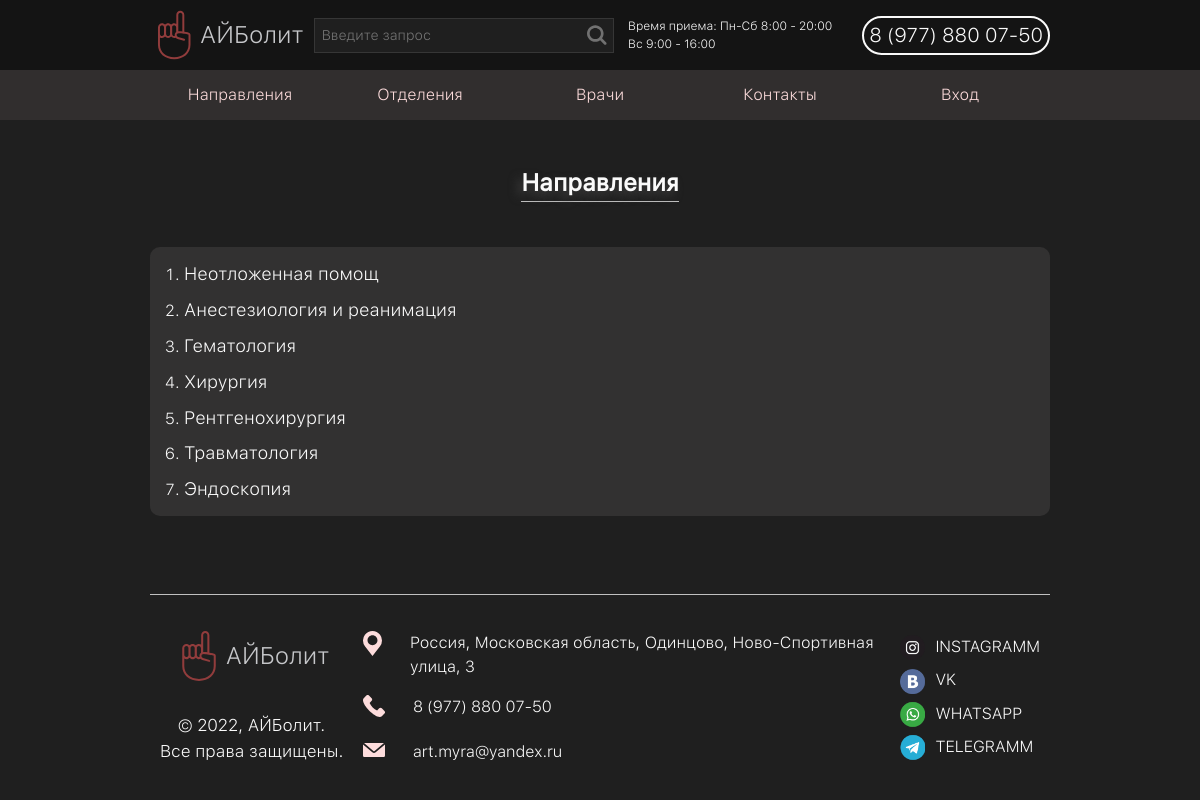
Screenshot of /directions with the database file from the repository.
### tables this page shows
CREATE TABLE `directions` (
  `id` int NOT NULL,
  `name` varchar(50) NOT NULL,
  `description` text NOT NULL,
  `departments` text NOT NULL
);

### config/routes.php (called while the page is built)
<?php
    return [
        "contacts" => "contacts/index",
        "doctors" => "doctors/index",
        "doctors/(\d+)" => "doctors/single/$1",
        "departments" => "departments/index",
        "departments/(\d+)" => "departments/single/$1",
        "directions" => "directions/index",
        "directions/(\d+)" => "directions/single/$1",
        "appointment/register" => "appointments/redirect",
        "user/register" => "user/register",
        "user/auth" => "user/auth",
        "user/logout" => "user/logout",
        "appointment" => "appointments/appointmentlist",
        "user/api" => "user/api"
    ]
?>

### controllers/DirectionsController.php (called while the page is built, shortened)
<?php
    class DirectionsController{
        public function actionIndex(){
            require_once 'models/directions.php';
            $modeldirections = new modelDirections();
            $directions_data = $modeldirections->get_list(null);
            require_once 'views/directions/index.php';
        }
    }
?>

### index.php (called while the page is built, shortened)
<?php
    require_once 'components/Router.php';
    $router = new Router();
    $router->run();
?>

### models/directions.php (called while the page is built, shortened)
<?php
    class modelDirections{
        private $Connect_db = null;
        public function __construct(){
            require_once 'models/DB.php';
            $this->Connect_db = new Connect_db();
        }
        public function get_list($limit = 10){
            $this->Connect_db->Connect();
            $data = $this->Connect_db->query("SELECT `id`, `name` FROM `directions` ".($limit !== null?"LIMIT ".$limit:""));
            $this->Connect_db->Close_Connect();
            return $data;
        }
    }
?>

### models/DB.php (called while the page is built, shortened)
<?php
    class Connect_db{
        private $MySql = false;
        public function Connect(){
            $this->MySql = new Mysqli('127.0.0.1', 'mysql', '', 'aibolit');
            $this->MySql->set_charset('utf8');
            return $this->MySql;
        }
        public function Close_Connect(){
            return true;
        }
        public function query($String_query, $type = null){
            $data = $this->MySql->query($String_query);
            if($this->MySql != false){
                if($type == null)
                    return $this->Sort_Result($data);
                else
                    return $this->Sort_Result($data, $type);
            }else{
                return 'Connection error!';
            }
        }
        private function Sort_Result($data, $type = 'associative'){
            $result = array();
            if($type == 'associative')
                while(($row = $data->fetch_assoc()) != false)
                    $result[] = $row;
            else if($type == 'indexed')
                while(($row = $data->fetch_row()) != false)
                    $result[] = $row;
            return $result;
        }
    }
?>

### views/directions/index.php (the view, shortened to what this page needs)
<!DOCTYPE html>
<html lang="en">
<head>
    <link rel="stylesheet" href="/css/reset.css">
    <link rel="stylesheet" href="/css/base.css">
</head>
<body>
    <?php
        require_once 'views/layouts/header.php';
    ?>
    <div class="content">
        <section class="section-directions">
            <div class="wrap wrap_column">
                <div class="header_block"><h1>Направления</h1></div>
                <div class="section-directions_block-list list-block">
                    <ol class="section-directions_block-list_items list-block_items">
                        <?php foreach($directions_data as $item): ?>
                            <li class="section-directions_block-list_items-content list-block_items_content"><a href="directions/<?=$item['id']?>"><?=$item['name']?></a></li>
                        <?php endforeach; ?>
                    </ol>
                </div>
            </div>
        </section>
    </div>
    <?php
        require_once 'views/layouts/footer.php';
    ?>
</body>
</html>

### components/Router.php (shortened to what this page needs)
<?php
    class Router{
        private $routes;
        public function __construct(){
            $this->routes = require_once 'config/routes.php';
        }
        public function run(){
            $uri = $this->Get_URI();
            foreach($this->routes as $uri_pattern => $path){
                if(preg_match("~^$uri_pattern$~", $uri)){
                    $path_array = explode("/", $path);
                    $ControllerName = ucfirst($path_array[0]);
                    $ActionName = ucfirst($path_array[1]);
                    $parameters = explode("/", preg_replace("~$uri_pattern~", $path, $uri));
                    unset($parameters[0], $parameters[1]);
                    $this->Drawing($ControllerName, $ActionName, $parameters);
                    exit;
                }
            }
        }
        private function Get_URI(){
            if(!empty($uri = $_SERVER['REQUEST_URI']))
            {
                $uri = str_replace($_SERVER['CONTEXT_PREFIX'], '', $uri);
                $uri = trim($uri, '/');
                return $uri;
            }
        }
        private function Drawing($ControllerName, $ActionName, array $parameters = Array()){
            $controllerObj = new $ControllerName();
            call_user_func_array([$controllerObj, 'action'.$ActionName], $parameters);
        }
    }
?>

### css/base.css (style rules this page uses)
* { font-family: 'San Francisco Text Light'; }
body { background-color: #1f1f1f; display: flex; flex-direction: column; }
body > .content { flex: 1 1 auto; }
.wrap { display: flex; width: 75%; margin: 0 auto; justify-content: center; }
.wrap_column { flex-direction: column; }
.header_block { display: flex; justify-content: center; margin: 5% 0; }
.header_block > h1 { font-family: 'San Francisco Text Regular'; text-shadow: -5px 5px 10px #414040; color: #fafafa; text-align: center; font-size: 24px; border-bottom: 1px solid silver; }
.list-block { display: flex; flex-direction: column; width: 100%; color: #fafafa; background-color: #323131; border-radius: 10px; padding: .5% 1%; }
.list-block_items { margin: -1% 12.5px; }
.list-block_items_content { list-style: decimal; margin: 1% 25px; }
.list-block_items_content > a { color: #fafafa; text-decoration: none; font-size: 18px; height: 30px; }

### rows the page displays
directions: name "Неотложенная помощ"
directions: name "Анестезиология и реанимация"
directions: name "Гематология"
directions: name "Хирургия"
directions: name "Рентгенохирургия"
directions: name "Травматология"
directions: name "Эндоскопия"

### other values shown
$HeaderData['Site_info']['site_name'] "АЙБолит"
$itemList['name'] "Направления"
$itemList['name'] "Отделения"
$itemList['name'] "Врачи"
$itemList['name'] "Контакты"
$FooterData['Site_info']['site_name'] "АЙБолит"
$FooterData['Site_info']['our_address'] "Россия, Московская область, Одинцово, Ново-Спортивная улица, 3"
$FooterData['Site_info']['our_mail'] "art.myra@yandex.ru"
$social_class "INSTAGRAMM"
$social_class "VK"
$social_class "WHATSAPP"
$social_class "TELEGRAMM"
